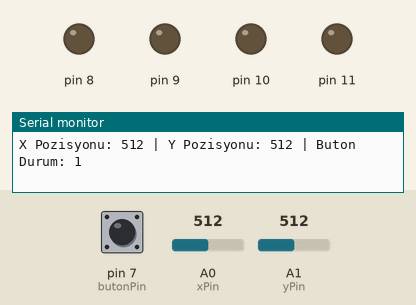
Recording of a sketch running on a simulated Arduino Uno, built with avr-gcc and run on an emulated ATmega328P. On the bench: output pins drawn as LEDs (lit = HIGH), the last lines printed to the serial monitor. Dashed ring = blinking. The test bench sets the inputs (shaded band); at power-on: A0 (xPin) = 512, A1 (yPin) = 512, pin 7 (butonPin) HIGH.

Above: at 1.3 s.
1.4 s: A0 (xPin) set to 215
3.2 s: A0 (xPin) set to 193
At 4.4 s:
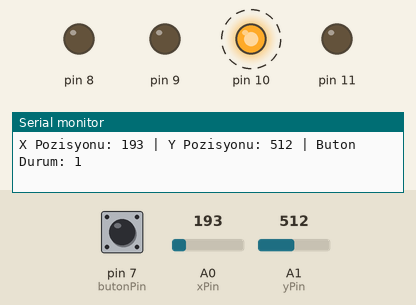
6.2 s: A0 (xPin) set to 910
At 7.4 s:
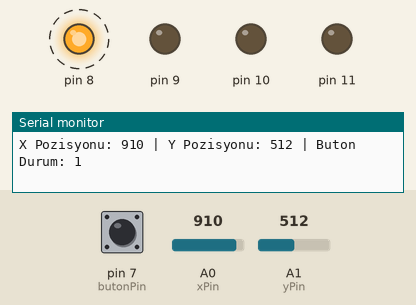
9.2 s: A0 (xPin) set to 888
At 9.7 s:
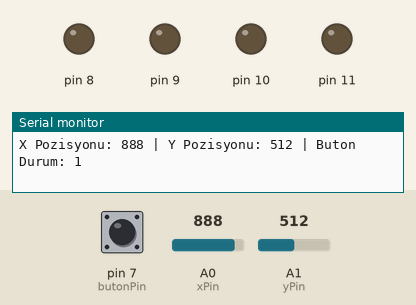
10.7 s: A1 (yPin) set to 218
12.7 s: A1 (yPin) set to 188
At 13.9 s:
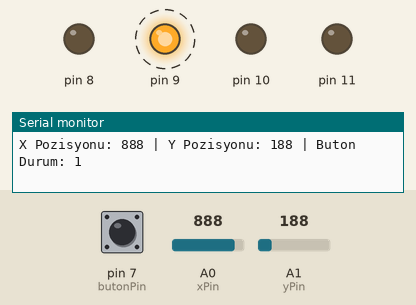
Timing chart, 0 to 16.7 s (numbered marks = the images above; inputs shaded):
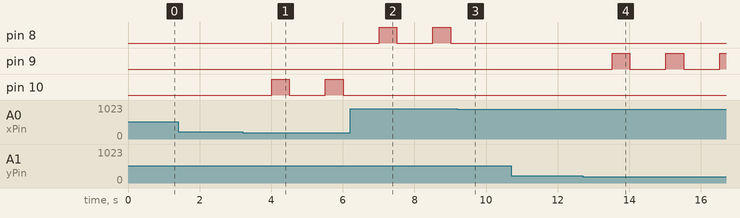

The sketch:

joystick_led_ders2.2.ino
```cpp
int xPin = A0;
int yPin = A1;
int butonPin = 7;

int xPozisyon;
int yPozisyon;
int butonDurum;

#define ledust 10;
#define ledsag 9;
#define ledalt 8;
#define ledsol 11;

void setup()
{
  Serial.begin(9600);
  pinMode(xPin, INPUT);
  pinMode(yPin, INPUT);
  pinMode(butonPin, INPUT_PULLUP);
  pinMode(8, OUTPUT);
  pinMode(9, OUTPUT);
  pinMode(10, OUTPUT);
  pinMode(11, OUTPUT);
}

void loop()
{
  xPozisyon = analogRead(xPin);
  yPozisyon = analogRead(yPin);
  butonDurum = digitalRead(butonPin);

  Serial.print("X Pozisyonu: ");
  Serial.print(xPozisyon);
  Serial.print(" | Y Pozisyonu: ");
  Serial.print(yPozisyon);
  Serial.print(" | Buton Durum: ");
  Serial.println(butonDurum);
  delay(500);

  if(xPozisyon > 900)
  {
    digitalWrite(8, HIGH);
    delay(500);
    digitalWrite(8, LOW);
    delay(500);
  }
  else if(xPozisyon < 200)
  {
    digitalWrite(10, HIGH);
    delay(500);
    digitalWrite(10, LOW);
    delay(500);
  }
  else if(yPozisyon > 900)
  {
    digitalWrite(11, HIGH);
    delay(500);
    digitalWrite(11, LOW);
    delay(500);
  }
  else if(yPozisyon < 200)
  {
    digitalWrite(9, HIGH);
    delay(500);
    digitalWrite(9, LOW);
    delay(500);
  }
  else if(butonDurum == 0)
  {
    digitalWrite(8, HIGH);
    digitalWrite(9, HIGH);
    digitalWrite(10, HIGH);
    digitalWrite(11, HIGH);
  }
  else if(butonDurum == 1)
  {
    digitalWrite(8, LOW);
    digitalWrite(9, LOW);
    digitalWrite(10, LOW);
    digitalWrite(11, LOW);
  }
}
```

Measured:
- the behaviour switches between 200 and 199 on A0 (xPin) (found by bisection; images 0 and 1)
- the behaviour switches between 901 and 900 on A0 (xPin) (found by bisection; images 2 and 3)
- the behaviour switches between 200 and 199 on A1 (yPin) (found by bisection; images 3 and 4)
- after the input at 3.2 s, pin 10: alternates HIGH for 0.50 s and LOW for 1.0 s, starting after 0.81 s
- after the input at 6.2 s, pin 8: alternates HIGH for 0.50 s and LOW for 1.0 s, starting after 0.81 s; pin 10: stops changing and stays LOW
- after the input at 9.2 s, pin 8: stays LOW (without the input it goes to HIGH after 0.81 s)
- after the input at 12.7 s, pin 9: alternates HIGH for 0.50 s and LOW for 1.0 s, starting after 0.82 s
